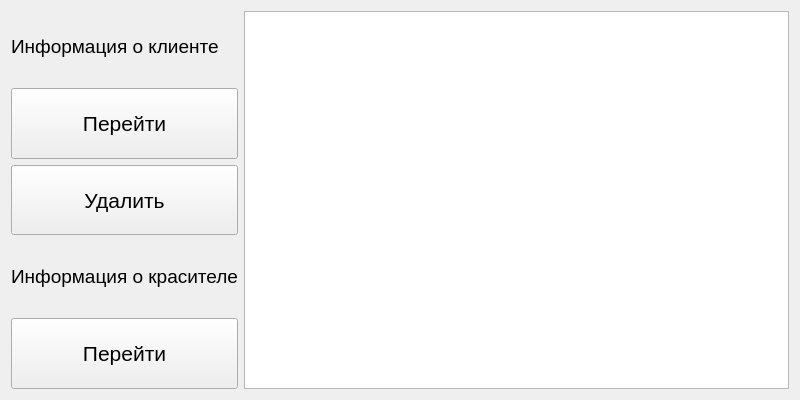
<?xml version="1.0" encoding="UTF-8"?>
<ui version="4.0">
 <class>Form</class>
 <widget class="QWidget" name="Form">
  <property name="geometry">
   <rect>
    <x>0</x>
    <y>0</y>
    <width>800</width>
    <height>400</height>
   </rect>
  </property>
  <property name="minimumSize">
   <size>
    <width>800</width>
    <height>400</height>
   </size>
  </property>
  <property name="windowTitle">
   <string>a.beauty / brows</string>
  </property>
  <layout class="QGridLayout" name="gridLayout">
   <item row="0" column="0">
    <widget class="QLabel" name="label">
     <property name="font">
      <font>
       <pointsize>14</pointsize>
      </font>
     </property>
     <property name="text">
      <string>Информация о клиенте</string>
     </property>
    </widget>
   </item>
   <item row="0" column="1" rowspan="5">
    <widget class="QTableView" name="table">
     <property name="font">
      <font>
       <pointsize>10</pointsize>
      </font>
     </property>
    </widget>
   </item>
   <item row="1" column="0">
    <widget class="QPushButton" name="select_button">
     <property name="sizePolicy">
      <sizepolicy hsizetype="Preferred" vsizetype="Preferred">
       <horstretch>0</horstretch>
       <verstretch>0</verstretch>
      </sizepolicy>
     </property>
     <property name="font">
      <font>
       <pointsize>16</pointsize>
      </font>
     </property>
     <property name="text">
      <string>Перейти</string>
     </property>
    </widget>
   </item>
   <item row="2" column="0">
    <widget class="QPushButton" name="delete_button">
     <property name="sizePolicy">
      <sizepolicy hsizetype="Preferred" vsizetype="Preferred">
       <horstretch>0</horstretch>
       <verstretch>0</verstretch>
      </sizepolicy>
     </property>
     <property name="font">
      <font>
       <pointsize>16</pointsize>
      </font>
     </property>
     <property name="text">
      <string>Удалить</string>
     </property>
    </widget>
   </item>
   <item row="3" column="0">
    <widget class="QLabel" name="label_2">
     <property name="font">
      <font>
       <pointsize>14</pointsize>
      </font>
     </property>
     <property name="text">
      <string>Информация о красителе</string>
     </property>
    </widget>
   </item>
   <item row="4" column="0">
    <widget class="QPushButton" name="change_mode">
     <property name="sizePolicy">
      <sizepolicy hsizetype="Preferred" vsizetype="Preferred">
       <horstretch>0</horstretch>
       <verstretch>0</verstretch>
      </sizepolicy>
     </property>
     <property name="font">
      <font>
       <pointsize>16</pointsize>
      </font>
     </property>
     <property name="text">
      <string>Перейти</string>
     </property>
    </widget>
   </item>
  </layout>
 </widget>
 <resources/>
 <connections/>
</ui>
